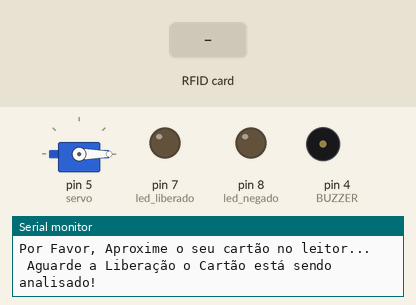
Simulated run of this sketch. Board: Arduino Uno, built with avr-gcc and run on an emulated ATmega328P. Parts: servo, output pins drawn as LEDs (lit = HIGH), buzzer (waves = sounding), the last lines printed to the serial monitor. The test bench sets the inputs (shaded band). Pins used as bus, display or sensor lines are not drawn.

Above: at 1.2 s.
1.3 s: RFID card 39 BF F3 5C held to the reader
At 1.9 s:
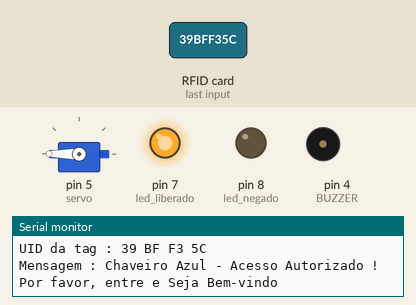
4.3 s: RFID card 08 BB AD A7 held to the reader
At 5.7 s:
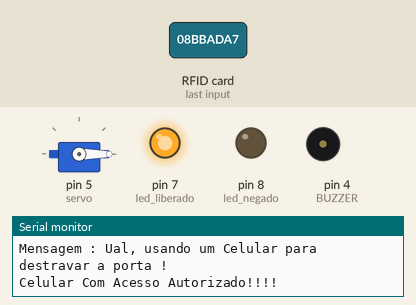
6.7 s: RFID card 5E 7A 19 C4 held to the reader
At 10.5 s:
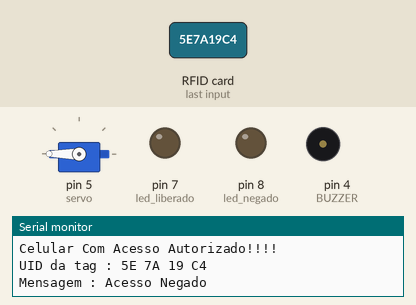
Timing chart, 0 to 12.0 s (numbered marks = the images above; inputs shaded):
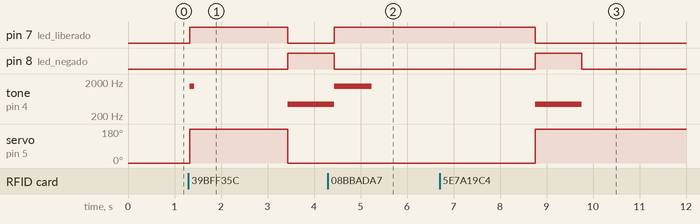

Measured:
- after the input at 1.3 s, pin 7 (led_liberado): LOW → HIGH at once, → LOW 2.1 s later; pin 8 (led_negado): LOW → HIGH after 2.1 s; tone on pin 4 (BUZZER): silent → 1500 Hz at once, → silent 0.10 s later, → 440 Hz 2.0 s later; servo on pin 5 (servo): 0° → 180° at once, → 0° 2.1 s later
- after the input at 4.3 s, pin 7 (led_liberado): LOW → HIGH after 0.14 s; tone on pin 4 (BUZZER): 440 Hz → 1500 Hz after 0.14 s, → silent 0.80 s later
- after the input at 6.7 s, pin 8 (led_negado): LOW → HIGH after 2.1 s, → LOW 1.0 s later; tone on pin 4 (BUZZER): silent → 440 Hz after 2.1 s, → silent 1.0 s later

The sketch:

RFID-Servo-Buzzer.ino
```cpp
// Programa : RFID - Teste de Conceito, ativando Servo-Motor com Buzzer
// Autor : Robson Brasil
// Versão : 2
// Última Modificação : 01/01/2020

#include <SPI.h>
#include <MFRC522.h>
#include <Servo.h>

Servo servo;

#define SS_PIN 10
#define RST_PIN 9
#define LED_G 7 //define o pino do LED VERDE
#define LED_R 8 //define o pino do LED VERMELHO
#define LED_B 6 //define o pono do LED AZUL
#define BUZZER 4 //define o pino do BUZZER
// Definições pino modulo RC522
MFRC522 mfrc522(SS_PIN, RST_PIN);

// Leds indicadores acesso liberado ou negado
int led_liberado = 7;
int led_negado = 8;

char st[50];

void setup()
{
  pinMode(led_liberado, OUTPUT);
  pinMode(led_negado, OUTPUT);
  // Define que o servo esta ligado a porta digital 5
  servo.attach(5);
  // Move o servo para a posição inicial (Ex.: Porta Fechada)
  servo.write(0);
  // Inicia a serial
  Serial.begin(9600);
  // Inicia  SPI bus
  SPI.begin();
  // Inicia MFRC522
  mfrc522.PCD_Init();
  // Mensagens iniciais no serial monitor
  Serial.println("Por Favor, Aproxime o seu cartão no leitor...");
  Serial.println(" Aguarde a Liberação o Cartão está sendo analisado! ");
}

void loop()
{
  // Aguarda a aproximação do cartão
  if ( ! mfrc522.PICC_IsNewCardPresent())
  {
    return;
  }
  // Seleciona um dos cartões
  if ( ! mfrc522.PICC_ReadCardSerial())
  {
    return;
  }
  // Mostra UID na serial
  Serial.print("UID da tag :");
  String conteudo= "";
  byte letra;
  for (byte i = 0; i < mfrc522.uid.size; i++)
  {
     Serial.print(mfrc522.uid.uidByte[i] < 0x10 ? " 0" : " ");
     Serial.print(mfrc522.uid.uidByte[i], HEX);
     conteudo.concat(String(mfrc522.uid.uidByte[i] < 0x10 ? " 0" : " "));
     conteudo.concat(String(mfrc522.uid.uidByte[i], HEX));
  }
  Serial.println();
  Serial.print("Mensagem : ");
  conteudo.toUpperCase();

// TAG Liberada para acesso - Chaveiro Azul
  if (conteudo.substring(1)== "39 BF F3 5C")
    {
    // Acesso Liberado - Ex.: Porta Aberta e Acende o LED Verde
    servo.write(180);
    digitalWrite(led_liberado, HIGH);
    tone(BUZZER, 1500);
    delay(100);
    noTone(BUZZER);
    Serial.println(F("Chaveiro Azul - Acesso Autorizado !"));
    Serial.println("Por favor, entre e Seja Bem-vindo");
    delay(2000);
    servo.write(0);
    digitalWrite(led_liberado, LOW);
    }

// TAG Liberada para acesso - Cartão Branco
  if (conteudo.substring(1)== "62 92 7C 1C")
  {
    // Acesso Liberado - Ex.: Porta Aberta e Acende o LED Verde
    servo.write(180);
    digitalWrite(led_liberado, HIGH);
    tone(BUZZER, 1500);
    delay(800);
    noTone(BUZZER);
    Serial.println("Cartão Branco - Acesso Autorizado !");
    Serial.println("Por favor, entre e Seja Bem-vindo");
    delay(2500);
    servo.write(0);
    digitalWrite(led_liberado, LOW);
    }

// TAG Liberada para acesso - Cartão Estudantil
  //if (conteudo.substring(1)== "2D CA 08 1C")
    {
   // Acesso Liberado - Ex.: Porta Aberta e Acende o LED Verde
   //servo.write(180);
   //digitalWrite(led_liberado, HIGH);
   //tone(BUZZER, 1500);
   //delay(800);
   //noTone(BUZZER);
   //Serial.println(F("Cartão Estudantil - Acesso Autorizado !"));
   //Serial.println("Por favor, entre e Seja Bem-vindo");
    //delay(3500);
    //servo.write(0);
    //digitalWrite(led_liberado, LOW);
    }

// TAG Liberada para acesso - Galaxy Note 4
  if (conteudo.substring(1)== "08 BB AD A7")
    {
    // Acesso Liberado - Ex.: Porta Aberta e Acende o LED Verde
    servo.write(-360);
    digitalWrite(led_liberado, HIGH);
    tone(BUZZER, 1500);
    delay(800);
    noTone(BUZZER);
    Serial.println(F("Ual, usando um Celular para destravar a porta !"));
    Serial.println("Celular Com Acesso Autorizado!!!!");
    delay(3500);
    servo.write(360);
    digitalWrite(led_liberado, LOW);
    }

else   {
    // Acesso Negado - Ex.: Acesso Negado e Acende o LED Vermelho
    Serial.println("Acesso Negado");
    digitalWrite(led_negado, HIGH);
    //delay(1000);
    tone(BUZZER, 440);
    delay(1000);
    digitalWrite(led_negado, LOW);
    noTone(BUZZER);
  }

}
```
